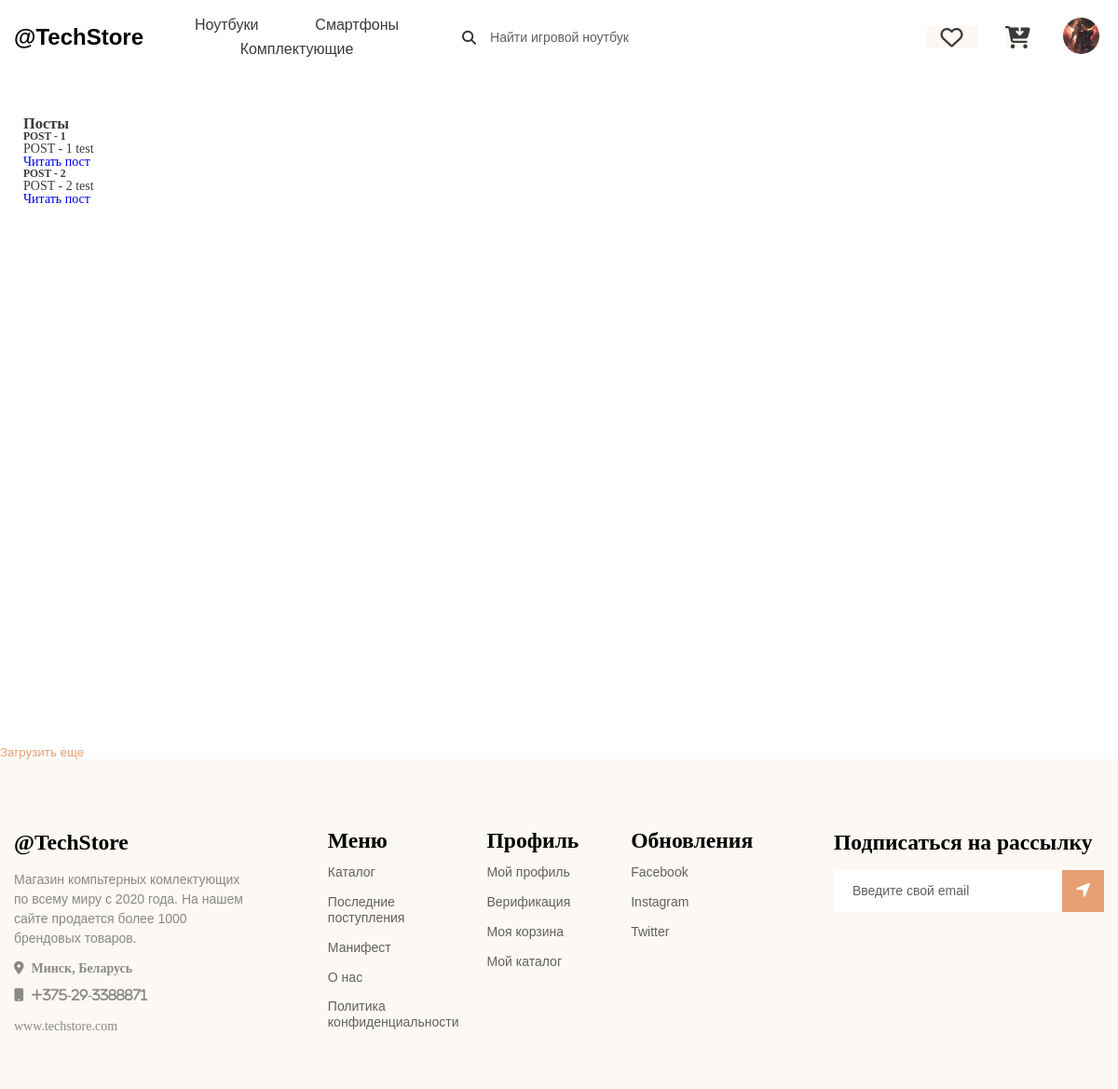
/test, run on the app's committed database.
### Storeapp/models.py (models this page shows, shortened)
class Post(models.Model):
    main_title = models.CharField(max_length=255, verbose_name='Тема')
    title = models.CharField(max_length=1024, verbose_name='Описание')
    slug = models.SlugField()
    class Meta:
        verbose_name = 'Последнее обновление'
        verbose_name_plural = 'Последние обновления'

### Storeapp/views.py (the view)
# urls.py: path('test', views.test, name='test'),
def test(request):
    posts = Post.objects.all()[:2]
    return render(request, 'test.html', {'posts': posts})

### Storeapp/templates/test.html (shortened to what this page needs)
{% extends 'store_main_page.html' %}
{% block content %}
    <main class="base-page">
        <div class="drop all-posts" style="margin-top: 100px; padding: 25px;">
            <h3 class="Name">Посты</h3>
            {% for post in posts %}
                {% if forloop.last %}
                <div class="card posts last-post" data-post-id="{{ post.id }}"></div>
                {% else %}
                <div class="card posts">
                {% endif %}
                    <div class="post__body">
                        <h5 class="post__main-title">{{ post.main_title }}</h5>
                        <p class="post__title">{{ post.title }}</p>
                        <a href="#" class="post__link">Читать пост</a>
                    </div>
                </div>
            {% endfor %}
        </div>
        {% if posts.count >= 2 %}
            <button class="btn_white load-more" id="load-more">Загрузить еще</button>
        {%  endif %}
{% endblock %}

### Storeapp/static/scss/main_css.css (style rules this page uses)
* { padding: 0; margin: 0; border: 0; }
*, *:before, *:after { -moz-box-sizing: border-box; -webkit-box-sizing: border-box; box-sizing: border-box; }
button { cursor: pointer; }
a, a:visited { text-decoration: none; }
html, body { height: 100%; width: 100%; line-height: 1; font-size: 14px; -ms-text-size-adjust: 100%; -moz-text-size-adjust: 100%; -webkit-text-size-adjust: 100%; }
body { color: #3a3a3a; }
.base-page { flex: 1 1 auto; }
.btn_white { color: #e89f71; background-color: #fff; }

### data on the page
Post: main_title "POST - 1", title "POST - 1 test"
Post: main_title "POST - 2", title "POST - 2 test"
